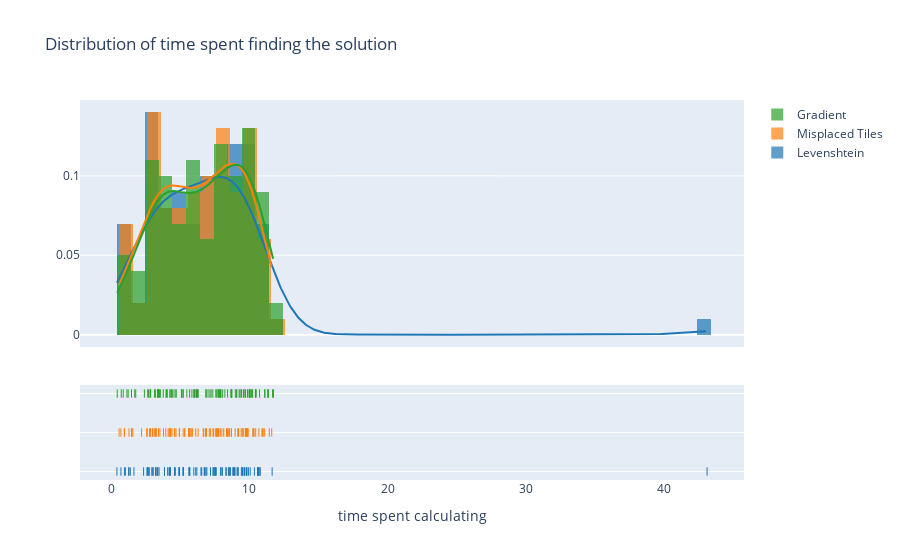

The notebook cell saved with this chart:
### Code cell
levenshtein = games.query("heuristic == 'Levenshtein'")["time_spent"].values
misplaced = games.query("heuristic == 'Misplaced Tiles'")["time_spent"].values
gradient = games.query("heuristic == 'Gradient'")["time_spent"].values

hist_data = [levenshtein, misplaced, gradient]
group_labels = ["Levenshtein", "Misplaced Tiles", "Gradient"]

fig = figure_factory.create_distplot(hist_data, group_labels)
fig.update_layout(title_text='Distribution of time spent finding the solution', xaxis_title="time spent calculating")
fig.show()

### Figure 1 — Plotly figure (JSON) as saved in the notebook; plotly's stock layout.template omitted (floating-point values rounded to 4 significant figures; data arrays with more than 128 entries replaced by an {"elided": "..."} marker saying what was removed)
{"data": [{"autobinx": false, "histnorm": "probability density", "legendgroup": "Levenshtein", "marker": {"color": "rgb(31, 119, 180)"}, "name": "Levenshtein", "opacity": 0.7, "type": "histogram", "x": [43.13, 3.315, 4.63, 10.59, 8.791, 7.384, 3.366, 11.64, 7.593, 8.038, 9.472, 2.991, 8.623, 8.29, 3.211, 5.631, 5.631, 9.626, 7.177, 9.171, 3.028, 6.765, 6.767, 9.162, 2.681, 8.849, 6.719, 9.633, 2.607, 10.35, 4.934, 9.922, 4.567, 6.915, 3.222, 4.174, 7.362, 7.996, 1.369, 5.186, 5.684, 0.6913, 7.488, 4.571, 1.633, 7.444, 9.823, 6.484, 3.328, 2.332, 10.63, 8.312, 9.785, 4.229, 10.61, 4.073, 2.58, 2.924, 9.413, 10.78, 8.469, 5.198, 10.05, 5.636, 5.969, 10.64, 6.543, 2.628, 8.52, 1.249, 0.945, 6.855, 9.527, 3.847, 9.154, 8.908, 3.19, 7.541, 0.4029, 9.017, 7.531, 4.225, 1.014, 5.222, 4.915, 8.887, 8.546, 9.75, 7.895, 2.746, 4.28, 4.883, 6.189, 3.844, 9.473, 6.106, 10.74, 10.65, 1.28, 3.452], "xaxis": "x", "xbins": {"end": 43.13, "size": 1, "start": 0.4029}, "yaxis": "y"}, {"autobinx": false, "histnorm": "probability density", "legendgroup": "Misplaced Tiles", "marker": {"color": "rgb(255, 127, 14)"}, "name": "Misplaced Tiles", "opacity": 0.7, "type": "histogram", "x": [7.636, 3.41, 4.566, 10.91, 8.497, 7.168, 3.772, 11.43, 7.358, 7.999, 9.711, 2.973, 8.55, 8.133, 3.24, 5.668, 5.677, 9.749, 7.089, 9.155, 2.999, 6.848, 6.646, 9.47, 2.563, 9.189, 6.831, 9.867, 2.768, 10.45, 4.935, 10.23, 4.679, 6.876, 3.103, 4.187, 7.776, 8.337, 1.56, 5.835, 5.588, 0.6868, 7.604, 4.594, 1.493, 7.528, 9.783, 6.281, 3.174, 2.186, 10.99, 8.382, 9.829, 4.277, 10.68, 4.11, 2.84, 3.212, 9.723, 10.3, 8.403, 5.316, 10.33, 5.611, 5.759, 10.93, 7.391, 2.59, 8.693, 1.275, 0.9417, 6.691, 9.583, 3.939, 9.393, 9.22, 3.232, 7.686, 0.5579, 9.525, 7.888, 4.216, 0.9427, 5.302, 5.195, 8.963, 8.685, 9.902, 7.754, 2.801, 4.387, 4.916, 5.854, 4.305, 9.805, 6.109, 11.07, 11.61, 1.453, 3.513], "xaxis": "x", "xbins": {"end": 11.61, "size": 1, "start": 0.5579}, "yaxis": "y"}, {"autobinx": false, "histnorm": "probability density", "legendgroup": "Gradient", "marker": {"color": "rgb(44, 160, 44)"}, "name": "Gradient", "opacity": 0.7, "type": "histogram", "x": [7.768, 2.824, 4.675, 11.37, 8.709, 7.912, 3.756, 11.73, 7.845, 8.65, 9.713, 3.954, 8.724, 8.418, 3.368, 5.831, 5.977, 9.999, 7.344, 9.31, 3.545, 6.997, 6.838, 9.569, 2.804, 9.854, 7.132, 10.17, 2.842, 10.43, 5.071, 10.49, 5.205, 7.221, 3.334, 4.303, 7.561, 8.218, 1.456, 6.024, 6.12, 0.7132, 7.907, 4.686, 1.694, 7.713, 9.962, 6.22, 3.397, 2.389, 11.1, 8.693, 10.23, 4.357, 11.67, 4.226, 3.404, 3.126, 10.0, 10.73, 8.974, 5.463, 10.43, 6.161, 6.226, 11.34, 7.631, 2.632, 9.071, 1.764, 1.126, 6.866, 9.665, 4.049, 9.436, 9.25, 3.181, 7.817, 0.4233, 10.06, 8.06, 4.535, 0.8585, 5.666, 5.179, 9.395, 9.073, 10.02, 7.931, 2.692, 4.411, 5.09, 5.986, 4.001, 10.17, 6.287, 11.33, 11.11, 1.215, 3.481], "xaxis": "x", "xbins": {"end": 11.73, "size": 1, "start": 0.4233}, "yaxis": "y"}, {"legendgroup": "Levenshtein", "marker": {"color": "rgb(31, 119, 180)"}, "mode": "lines", "name": "Levenshtein", "showlegend": false, "type": "scatter", "x": {"elided": "500 float values"}, "xaxis": "x", "y": {"elided": "500 float values"}, "yaxis": "y"}, {"legendgroup": "Misplaced Tiles", "marker": {"color": "rgb(255, 127, 14)"}, "mode": "lines", "name": "Misplaced Tiles", "showlegend": false, "type": "scatter", "x": {"elided": "500 float values"}, "xaxis": "x", "y": {"elided": "500 float values"}, "yaxis": "y"}, {"legendgroup": "Gradient", "marker": {"color": "rgb(44, 160, 44)"}, "mode": "lines", "name": "Gradient", "showlegend": false, "type": "scatter", "x": {"elided": "500 float values"}, "xaxis": "x", "y": {"elided": "500 float values"}, "yaxis": "y"}, {"legendgroup": "Levenshtein", "marker": {"color": "rgb(31, 119, 180)", "symbol": "line-ns-open"}, "mode": "markers", "name": "Levenshtein", "showlegend": false, "type": "scatter", "x": [43.13, 3.315, 4.63, 10.59, 8.791, 7.384, 3.366, 11.64, 7.593, 8.038, 9.472, 2.991, 8.623, 8.29, 3.211, 5.631, 5.631, 9.626, 7.177, 9.171, 3.028, 6.765, 6.767, 9.162, 2.681, 8.849, 6.719, 9.633, 2.607, 10.35, 4.934, 9.922, 4.567, 6.915, 3.222, 4.174, 7.362, 7.996, 1.369, 5.186, 5.684, 0.6913, 7.488, 4.571, 1.633, 7.444, 9.823, 6.484, 3.328, 2.332, 10.63, 8.312, 9.785, 4.229, 10.61, 4.073, 2.58, 2.924, 9.413, 10.78, 8.469, 5.198, 10.05, 5.636, 5.969, 10.64, 6.543, 2.628, 8.52, 1.249, 0.945, 6.855, 9.527, 3.847, 9.154, 8.908, 3.19, 7.541, 0.4029, 9.017, 7.531, 4.225, 1.014, 5.222, 4.915, 8.887, 8.546, 9.75, 7.895, 2.746, 4.28, 4.883, 6.189, 3.844, 9.473, 6.106, 10.74, 10.65, 1.28, 3.452], "xaxis": "x", "y": ["Levenshtein", "Levenshtein", "Levenshtein", "Levenshtein", "Levenshtein", "Levenshtein", "Levenshtein", "Levenshtein", "Levenshtein", "Levenshtein", "Levenshtein", "Levenshtein", "Levenshtein", "Levenshtein", "Levenshtein", "Levenshtein", "Levenshtein", "Levenshtein", "Levenshtein", "Levenshtein", "Levenshtein", "Levenshtein", "Levenshtein", "Levenshtein", "Levenshtein", "Levenshtein", "Levenshtein", "Levenshtein", "Levenshtein", "Levenshtein", "Levenshtein", "Levenshtein", "Levenshtein", "Levenshtein", "Levenshtein", "Levenshtein", "Levenshtein", "Levenshtein", "Levenshtein", "Levenshtein", "Levenshtein", "Levenshtein", "Levenshtein", "Levenshtein", "Levenshtein", "Levenshtein", "Levenshtein", "Levenshtein", "Levenshtein", "Levenshtein", "Levenshtein", "Levenshtein", "Levenshtein", "Levenshtein", "Levenshtein", "Levenshtein", "Levenshtein", "Levenshtein", "Levenshtein", "Levenshtein", "Levenshtein", "Levenshtein", "Levenshtein", "Levenshtein", "Levenshtein", "Levenshtein", "Levenshtein", "Levenshtein", "Levenshtein", "Levenshtein", "Levenshtein", "Levenshtein", "Levenshtein", "Levenshtein", "Levenshtein", "Levenshtein", "Levenshtein", "Levenshtein", "Levenshtein", "Levenshtein", "Levenshtein", "Levenshtein", "Levenshtein", "Levenshtein", "Levenshtein", "Levenshtein", "Levenshtein", "Levenshtein", "Levenshtein", "Levenshtein", "Levenshtein", "Levenshtein", "Levenshtein", "Levenshtein", "Levenshtein", "Levenshtein", "Levenshtein", "Levenshtein", "Levenshtein", "Levenshtein"], "yaxis": "y2"}, {"legendgroup": "Misplaced Tiles", "marker": {"color": "rgb(255, 127, 14)", "symbol": "line-ns-open"}, "mode": "markers", "name": "Misplaced Tiles", "showlegend": false, "type": "scatter", "x": [7.636, 3.41, 4.566, 10.91, 8.497, 7.168, 3.772, 11.43, 7.358, 7.999, 9.711, 2.973, 8.55, 8.133, 3.24, 5.668, 5.677, 9.749, 7.089, 9.155, 2.999, 6.848, 6.646, 9.47, 2.563, 9.189, 6.831, 9.867, 2.768, 10.45, 4.935, 10.23, 4.679, 6.876, 3.103, 4.187, 7.776, 8.337, 1.56, 5.835, 5.588, 0.6868, 7.604, 4.594, 1.493, 7.528, 9.783, 6.281, 3.174, 2.186, 10.99, 8.382, 9.829, 4.277, 10.68, 4.11, 2.84, 3.212, 9.723, 10.3, 8.403, 5.316, 10.33, 5.611, 5.759, 10.93, 7.391, 2.59, 8.693, 1.275, 0.9417, 6.691, 9.583, 3.939, 9.393, 9.22, 3.232, 7.686, 0.5579, 9.525, 7.888, 4.216, 0.9427, 5.302, 5.195, 8.963, 8.685, 9.902, 7.754, 2.801, 4.387, 4.916, 5.854, 4.305, 9.805, 6.109, 11.07, 11.61, 1.453, 3.513], "xaxis": "x", "y": ["Misplaced Tiles", "Misplaced Tiles", "Misplaced Tiles", "Misplaced Tiles", "Misplaced Tiles", "Misplaced Tiles", "Misplaced Tiles", "Misplaced Tiles", "Misplaced Tiles", "Misplaced Tiles", "Misplaced Tiles", "Misplaced Tiles", "Misplaced Tiles", "Misplaced Tiles", "Misplaced Tiles", "Misplaced Tiles", "Misplaced Tiles", "Misplaced Tiles", "Misplaced Tiles", "Misplaced Tiles", "Misplaced Tiles", "Misplaced Tiles", "Misplaced Tiles", "Misplaced Tiles", "Misplaced Tiles", "Misplaced Tiles", "Misplaced Tiles", "Misplaced Tiles", "Misplaced Tiles", "Misplaced Tiles", "Misplaced Tiles", "Misplaced Tiles", "Misplaced Tiles", "Misplaced Tiles", "Misplaced Tiles", "Misplaced Tiles", "Misplaced Tiles", "Misplaced Tiles", "Misplaced Tiles", "Misplaced Tiles", "Misplaced Tiles", "Misplaced Tiles", "Misplaced Tiles", "Misplaced Tiles", "Misplaced Tiles", "Misplaced Tiles", "Misplaced Tiles", "Misplaced Tiles", "Misplaced Tiles", "Misplaced Tiles", "Misplaced Tiles", "Misplaced Tiles", "Misplaced Tiles", "Misplaced Tiles", "Misplaced Tiles", "Misplaced Tiles", "Misplaced Tiles", "Misplaced Tiles", "Misplaced Tiles", "Misplaced Tiles", "Misplaced Tiles", "Misplaced Tiles", "Misplaced Tiles", "Misplaced Tiles", "Misplaced Tiles", "Misplaced Tiles", "Misplaced Tiles", "Misplaced Tiles", "Misplaced Tiles", "Misplaced Tiles", "Misplaced Tiles", "Misplaced Tiles", "Misplaced Tiles", "Misplaced Tiles", "Misplaced Tiles", "Misplaced Tiles", "Misplaced Tiles", "Misplaced Tiles", "Misplaced Tiles", "Misplaced Tiles", "Misplaced Tiles", "Misplaced Tiles", "Misplaced Tiles", "Misplaced Tiles", "Misplaced Tiles", "Misplaced Tiles", "Misplaced Tiles", "Misplaced Tiles", "Misplaced Tiles", "Misplaced Tiles", "Misplaced Tiles", "Misplaced Tiles", "Misplaced Tiles", "Misplaced Tiles", "Misplaced Tiles", "Misplaced Tiles", "Misplaced Tiles", "Misplaced Tiles", "Misplaced Tiles", "Misplaced Tiles"], "yaxis": "y2"}, {"legendgroup": "Gradient", "marker": {"color": "rgb(44, 160, 44)", "symbol": "line-ns-open"}, "mode": "markers", "name": "Gradient", "showlegend": false, "type": "scatter", "x": [7.768, 2.824, 4.675, 11.37, 8.709, 7.912, 3.756, 11.73, 7.845, 8.65, 9.713, 3.954, 8.724, 8.418, 3.368, 5.831, 5.977, 9.999, 7.344, 9.31, 3.545, 6.997, 6.838, 9.569, 2.804, 9.854, 7.132, 10.17, 2.842, 10.43, 5.071, 10.49, 5.205, 7.221, 3.334, 4.303, 7.561, 8.218, 1.456, 6.024, 6.12, 0.7132, 7.907, 4.686, 1.694, 7.713, 9.962, 6.22, 3.397, 2.389, 11.1, 8.693, 10.23, 4.357, 11.67, 4.226, 3.404, 3.126, 10.0, 10.73, 8.974, 5.463, 10.43, 6.161, 6.226, 11.34, 7.631, 2.632, 9.071, 1.764, 1.126, 6.866, 9.665, 4.049, 9.436, 9.25, 3.181, 7.817, 0.4233, 10.06, 8.06, 4.535, 0.8585, 5.666, 5.179, 9.395, 9.073, 10.02, 7.931, 2.692, 4.411, 5.09, 5.986, 4.001, 10.17, 6.287, 11.33, 11.11, 1.215, 3.481], "xaxis": "x", "y": ["Gradient", "Gradient", "Gradient", "Gradient", "Gradient", "Gradient", "Gradient", "Gradient", "Gradient", "Gradient", "Gradient", "Gradient", "Gradient", "Gradient", "Gradient", "Gradient", "Gradient", "Gradient", "Gradient", "Gradient", "Gradient", "Gradient", "Gradient", "Gradient", "Gradient", "Gradient", "Gradient", "Gradient", "Gradient", "Gradient", "Gradient", "Gradient", "Gradient", "Gradient", "Gradient", "Gradient", "Gradient", "Gradient", "Gradient", "Gradient", "Gradient", "Gradient", "Gradient", "Gradient", "Gradient", "Gradient", "Gradient", "Gradient", "Gradient", "Gradient", "Gradient", "Gradient", "Gradient", "Gradient", "Gradient", "Gradient", "Gradient", "Gradient", "Gradient", "Gradient", "Gradient", "Gradient", "Gradient", "Gradient", "Gradient", "Gradient", "Gradient", "Gradient", "Gradient", "Gradient", "Gradient", "Gradient", "Gradient", "Gradient", "Gradient", "Gradient", "Gradient", "Gradient", "Gradient", "Gradient", "Gradient", "Gradient", "Gradient", "Gradient", "Gradient", "Gradient", "Gradient", "Gradient", "Gradient", "Gradient", "Gradient", "Gradient", "Gradient", "Gradient", "Gradient", "Gradient", "Gradient", "Gradient", "Gradient", "Gradient"], "yaxis": "y2"}], "layout": {"barmode": "overlay", "hovermode": "closest", "legend": {"traceorder": "reversed"}, "title": {"text": "Distribution of time spent finding the solution"}, "xaxis": {"anchor": "y2", "domain": [0, 1], "title": {"text": "time spent calculating"}, "zeroline": false}, "yaxis": {"anchor": "free", "domain": [0.35, 1], "position": 0}, "yaxis2": {"anchor": "x", "domain": [0, 0.25], "dtick": 1, "showticklabels": false}}}
